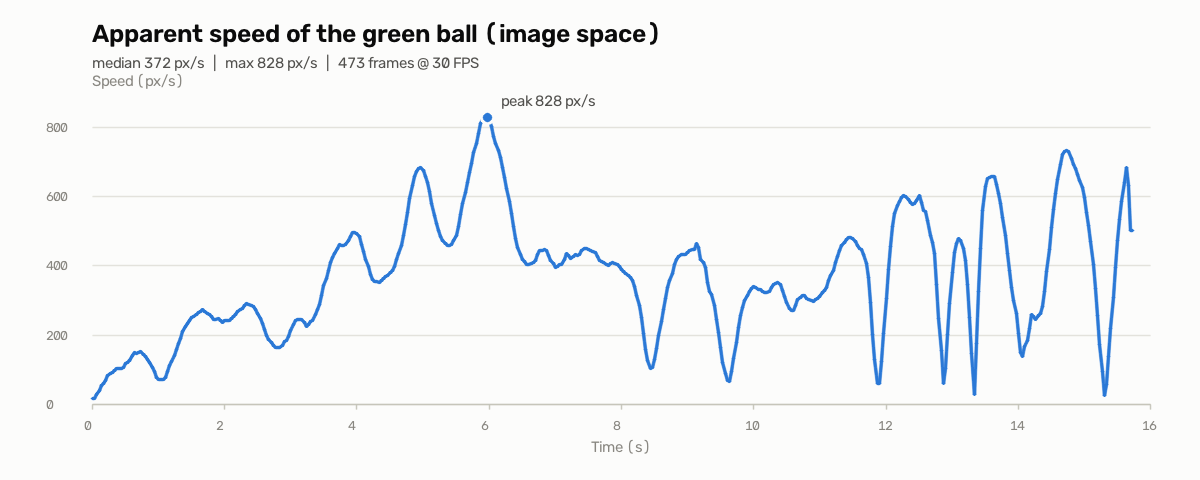
//> input picture homework/hanchen/speed_curve.png, 1200 x 480 px
$ ./main ../hanchen/speed_curve.png   (built with g++ and OpenCV 4)
//> lines starting //> are read from the running program, lines starting //| are printed output that depends on the picture
// ============================================================================
//  机甲大赛视觉作业：识别视频中的绿球，并用箭头标注运动方向和速度变化
//  Green-ball detection & motion tracking with direction/speed arrows
//
//  编译运行详见同目录 README.md
//
//  【整体流程】
//    1. 逐帧读视频 → BGR 转 HSV → 阈值分割出绿色区域（mask）
//    2. 形态学开/闭运算去掉噪点、补上小洞
//    3. findContours 找轮廓 → 用「面积 + 外接矩形长宽比 + 圆形度」三重筛选出球
//    4. 光流估计相机全局运动，把上一帧球心投影到当前帧，得到「球相对场景」的位移
//    5. 位移 × 帧率 = 瞬时速度，再做指数滑动平均(EMA)平滑
//    6. 从球心沿速度方向画箭头，长度正比于速度 → 输出标注后的视频
//
//  作者：xinyusu        环境：Ubuntu + OpenCV 4.x（也可用于 Windows + VS）
// ============================================================================

#include <opencv2/opencv.hpp>

#include <cmath>
#include <deque>
#include <iostream>
#include <string>
#include <vector>

// ----------------------------------------------------------------------------
// 可调参数集中放在这里，方便对照调试
// ----------------------------------------------------------------------------
struct Params {
    // ---- 绿色阈值（HSV）。H: 色相 0~179, S: 饱和度 0~255, V: 亮度 0~255 ----
    int    h_lo = 30, h_hi = 95;
    int    s_lo = 40, s_hi = 255;
    int    v_lo = 40, v_hi = 255;

    // ---- 轮廓筛选 ----
    double min_area = 1500.0;   // 面积太小的一律当噪点扔掉
    double min_circ = 0.65;     // 圆形度 4*pi*A/P^2，越接近 1 越像圆
    double ar_lo    = 0.75;     // 外接矩形宽高比下限（圆柱侧面是细长条，会被滤掉）
    double ar_hi    = 1.30;     // 宽高比上限
    double assoc_dist = 250.0;  // 与上一帧球心的最大关联距离（像素）
    double area_ratio_lo = 0.35, area_ratio_hi = 2.8;  // 面积突变保护

    // ---- 速度估计 ----
    double alpha      = 0.30;   // EMA 平滑系数：越大越灵敏，越小越平滑
    double decay      = 0.80;   // 丢失目标时速度衰减系数
    double min_speed_show = 25.0;  // 低于该速度(px/s)不画箭头，防止抖动

    // ---- 箭头绘制 ----
    double k_len     = 0.70;    // 箭头长度 = 速度 × k_len（像素）
    double min_arrow = 30.0;    // 箭头最短长度（像素）
    double max_arrow = 260.0;   // 箭头最长长度（像素），防止画到屏幕外
    double speed_ref = 300.0;   // 配色基准速度：达到该速度即显示为最红

    // ---- 其他 ----
    bool  compensate = true;    // 是否做相机全局运动补偿
    int   traj_len   = 90;      // 尾迹长度（帧）
};

// ----------------------------------------------------------------------------
// 一帧里的球检测结果
// ----------------------------------------------------------------------------
struct Ball {
    bool        found = false;
    cv::Point2f center{0.f, 0.f};
    float       radius = 0.f;
    double      area   = 0.0;
};

// ----------------------------------------------------------------------------
// 工具：按 0~max 归一化取值映射到 绿(慢) → 黄 → 红(快) 的颜色
// ----------------------------------------------------------------------------
static cv::Scalar speedColor(double ratio) {
    ratio = std::max(0.0, std::min(1.0, ratio));
    // OpenCV 的 H 在 0~179，60 是绿色，0 是红色
    int hue = static_cast<int>(60.0 * (1.0 - ratio));
    cv::Mat hsv(1, 1, CV_8UC3, cv::Scalar(hue, 230, 235));
    cv::Mat bgr;
    cv::cvtColor(hsv, bgr, cv::COLOR_HSV2BGR);
    cv::Vec3b p = bgr.at<cv::Vec3b>(0, 0);
    return cv::Scalar(p[0], p[1], p[2]);  // BGR
}

// ----------------------------------------------------------------------------
// 第 1~3 步：颜色分割 + 形态学 + 轮廓筛选，找出球
//   prev_center / prev_area 用于「时间连续性」关联，避免把绿色圆柱当球
// ----------------------------------------------------------------------------
static Ball detectBall(const cv::Mat& frame, const Params& p,
                       const cv::Point2f& prev_center, double prev_area) {
    Ball ball;

    // (1) BGR → HSV，按阈值分割出绿色像素
    cv::Mat hsv;
    cv::cvtColor(frame, hsv, cv::COLOR_BGR2HSV);
    cv::Mat mask;
    cv::inRange(hsv,
                cv::Scalar(p.h_lo, p.s_lo, p.v_lo),
                cv::Scalar(p.h_hi, p.s_hi, p.v_hi),
                mask);

    // (2) 形态学处理：先开运算(去小白点噪声)，再闭运算(补小洞让球更完整)
    cv::Mat kernel = cv::getStructuringElement(cv::MORPH_ELLIPSE, cv::Size(5, 5));
    cv::morphologyEx(mask, mask, cv::MORPH_OPEN, kernel);
    cv::morphologyEx(mask, mask, cv::MORPH_CLOSE, kernel);

    // (3) 找外轮廓
    std::vector<std::vector<cv::Point>> contours;
    cv::findContours(mask, contours, cv::RETR_EXTERNAL, cv::CHAIN_APPROX_SIMPLE);

    double best_score = -1e9;
    for (const auto& c : contours) {
        double area = cv::contourArea(c);
        if (area < p.min_area) continue;                       // 太小 → 噪点

        double peri = cv::arcLength(c, true);
        if (peri <= 0) continue;
        double circ = 4.0 * CV_PI * area / (peri * peri);      // 圆形度
        if (circ < p.min_circ) continue;                       // 不够圆 → 圆柱侧面等

        cv::Rect box = cv::boundingRect(c);
        if (box.height <= 0) continue;
        double ar = static_cast<double>(box.width) / box.height;
        if (ar < p.ar_lo || ar > p.ar_hi) continue;            // 细长 → 圆柱

        // 圆度 + 面积（球在画面里投影是圆的，宽高比≈1）
        cv::Point2f ctr;
        float radius = 0.f;
        cv::minEnclosingCircle(c, ctr, radius);

        double score = circ * 100.0;                           // 基础分：越圆越好

        // 时间连续性：离上一帧球心越近、面积越接近，得分越高
        if (prev_area > 0) {
            double d = cv::norm(ctr - prev_center);
            double ratio = area / prev_area;
            if (ratio > p.area_ratio_lo && ratio < p.area_ratio_hi) score += 60.0;
            if (d < p.assoc_dist) score += (1.0 - d / p.assoc_dist) * 120.0;
            else score -= 100.0;                               // 跳太远 → 大概率是别的东西
        }

        if (score > best_score) {
            best_score = score;
            ball.found  = true;
            ball.center = ctr;
            ball.radius = radius;
            ball.area   = area;
        }
    }
    return ball;
}

// ----------------------------------------------------------------------------
// 第 4 步：用稀疏光流估计「相机全局运动」，返回 2x3 仿射矩阵
//   原理：在上一帧取一批角点(goodFeaturesToTrack)，用 LK 光流跟踪到当前帧，
//         再 estimateAffinePartial2D 拟合出整体的旋转+缩放+平移
// ----------------------------------------------------------------------------
static bool estimateCameraMotion(const cv::Mat& prev_gray, const cv::Mat& gray,
                                 const std::vector<cv::Point2f>& prev_pts,
                                 cv::Mat& M) {
    if (prev_gray.empty() || prev_pts.size() < 12) return false;

    std::vector<cv::Point2f> next_pts;
    std::vector<uchar> status;
    std::vector<float> err;
    cv::calcOpticalFlowPyrLK(prev_gray, gray, prev_pts, next_pts, status, err,
                             cv::Size(21, 21), 3);

    std::vector<cv::Point2f> src, dst;
    for (size_t i = 0; i < status.size(); ++i) {
        if (status[i]) { src.push_back(prev_pts[i]); dst.push_back(next_pts[i]); }
    }
    if (src.size() < 12) return false;

    M = cv::estimateAffinePartial2D(src, dst, cv::noArray(),
                                    cv::RANSAC, 3.0, 2000, 0.99, 10);
    return !M.empty();
}

// ----------------------------------------------------------------------------
// 主流程
// ----------------------------------------------------------------------------
int main(int argc, char** argv) {
    // ---- 命令行参数：输入视频、输出视频，可选 --no-compensate ----
    std::string in_path  = "homework.mp4";
    std::string out_path = "output_green_ball.mp4";
    Params p;
    int pos = 0;   // 位置参数计数：第 1 个是输入，第 2 个是输出
    for (int i = 1; i < argc; ++i) {
        std::string a = argv[i];
        if (a == "--no-compensate") {
            p.compensate = false;
        } else if (a == "--in" && i + 1 < argc) {
            in_path = argv[++i];
        } else if (a == "--out" && i + 1 < argc) {
            out_path = argv[++i];
        } else if (pos == 0) {
            in_path = a;  ++pos;   // 第一个位置参数 → 输入视频
        } else if (pos == 1) {
            out_path = a; ++pos;   // 第二个位置参数 → 输出视频
        }
    }

    cv::VideoCapture cap(in_path);
    if (!cap.isOpened()) {
        std::cerr << "[错误] 打不开视频：" << in_path << std::endl;
        return -1;
    }
    double fps    = cap.get(cv::CAP_PROP_FPS);
    if (fps <= 1.0) fps = 30.0;
    int    width  = static_cast<int>(cap.get(cv::CAP_PROP_FRAME_WIDTH));
    int    height = static_cast<int>(cap.get(cv::CAP_PROP_FRAME_HEIGHT));
    double total  = cap.get(cv::CAP_PROP_FRAME_COUNT);
    std::cout << "[信息] 视频 " << width << "x" << height << " @" << fps
              << "fps, 共 " << total << " 帧" << std::endl;

    // ---- 输出视频：优先 mp4v(mp4)，失败则退回 MJPG(avi) ----
    cv::VideoWriter writer;
    bool ok = writer.open(out_path, cv::VideoWriter::fourcc('m', 'p', '4', 'v'),
                          fps, cv::Size(width, height));
    if (!ok) {
        out_path = "output_green_ball.avi";
        writer.open(out_path, cv::VideoWriter::fourcc('M', 'J', 'P', 'G'),
                    fps, cv::Size(width, height));
        std::cout << "[警告] mp4v 编码不可用，改用 MJPG/avi" << std::endl;
    }
    std::cout << "[信息] 输出文件：" << out_path << std::endl;

    // ---- 状态变量 ----
    cv::Mat prev_gray;
    std::vector<cv::Point2f> prev_pts;
    cv::Point2f prev_center(0.f, 0.f);
    double      prev_area = 0.0;
    bool        has_prev  = false;
    double      vx = 0.0, vy = 0.0;          // 平滑后的速度 (px/s)
    double      max_speed_seen = 1.0;        // 用于箭头配色的速度上限
    std::deque<cv::Point2f> traj;            // 球心尾迹（稳定坐标系）
    // 把每帧「球相对场景的位移」累加起来，得到不随镜头晃动的轨迹，
    // 这样尾迹才能真正反映球的运动，而不是镜头的运动
    cv::Point2f stab_center(0.f, 0.f);
    bool        stab_init = false;

    int frame_id = 0;
    cv::Mat frame;
    while (cap.read(frame)) {
//> frame is the input picture: 480 rows x 1200 cols, CV_8UC3; mean B, G, R 247.2, 246.1, 244.4
        double t = frame_id / fps;
        cv::Mat gray;
        cv::cvtColor(frame, gray, cv::COLOR_BGR2GRAY);
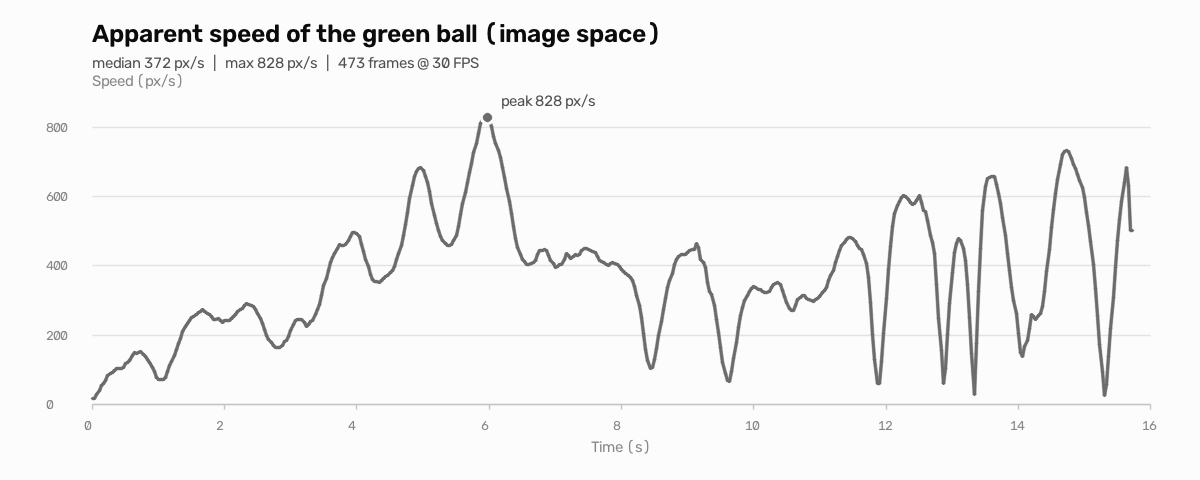
//> gray: 480 rows x 1200 cols, CV_8UC1; min 11, max 252, mean 245.8

        // ===== 1~3. 找球 =====
        Ball ball = detectBall(frame, p,
                               has_prev ? prev_center : cv::Point2f(0, 0),
                               has_prev ? prev_area : 0.0);
//> in detectBall, `cv::cvtColor(frame, hsv, cv::COLOR_BGR2HSV);`: hsv: 480 rows x 1200 cols, CV_8UC3; mean H, S, V 32.2, 5.7, 248.3
//> in detectBall, `cv::inRange(hsv, cv::Scalar(p.h_lo, p.s_lo, p.v_lo), cv::Scalar(p.h_hi..`: mask: 480 rows x 1200 cols, CV_8UC1; every value is 0
//> in detectBall, `cv::findContours(mask, contours, cv::RETR_EXTERNAL, cv::CHAIN_APPROX_S..`: contours = 0 contours
//> after the loop in detectBall, `for (const auto& c : contours)`: best_score = -1e+09; ball.found = false; ball.radius = 0

        // ===== 4. 相机全局运动补偿 =====
        cv::Mat M;
        bool has_M = false;
        if (p.compensate && has_prev && ball.found)
            has_M = estimateCameraMotion(prev_gray, gray, prev_pts, M);

        // ===== 5. 速度估计 =====
        bool moved_ok = false;
        if (ball.found && has_prev) {
            cv::Point2f ref = prev_center;          // 上一帧球心
            if (has_M) {                            // 投影到当前帧坐标系
                cv::Mat pv = (cv::Mat_<double>(3, 1) << ref.x, ref.y, 1.0);
                cv::Mat pj = M * pv;
                ref = cv::Point2f(static_cast<float>(pj.at<double>(0)),
                                  static_cast<float>(pj.at<double>(1)));
            }
            double dt = 1.0 / fps;
            double ivx = (ball.center.x - ref.x) / dt;   // 瞬时速度
            double ivy = (ball.center.y - ref.y) / dt;

            if (std::hypot(vx, vy) < 1e-6) { vx = ivx; vy = ivy; }   // 首帧直接赋值
            else {                                                    // EMA 平滑
                vx = p.alpha * ivx + (1.0 - p.alpha) * vx;
                vy = p.alpha * ivy + (1.0 - p.alpha) * vy;
            }

            // 累加「球相对场景」的位移 → 得到不随镜头晃动的轨迹
            if (!stab_init) { stab_center = ball.center; stab_init = true; }
            else            { stab_center += (ball.center - ref); }
            moved_ok = true;
        } else if (!ball.found) {
            vx *= p.decay;   // 目标丢失 → 速度逐渐衰减，避免箭头突然消失
//> vx = 0
            vy *= p.decay;
//> vy = 0
        }

        double speed = std::hypot(vx, vy);
//> speed = 0
        max_speed_seen = std::max(max_speed_seen, speed);
//> max_speed_seen = 1
        cv::Point2f center = ball.found ? ball.center : prev_center;
//> center = Point(0, 0)

        // ===== 尾迹 =====
        if (ball.found) {
            traj.push_back(stab_init ? stab_center : ball.center);
            while (static_cast<int>(traj.size()) > p.traj_len) traj.pop_front();
        }

        // ===== 6. 画标注 =====
        // 颜色映射：慢 → 绿，快 → 红。配色基准取 speed_ref（防止低速时永远全绿）
        cv::Scalar color = speedColor(speed / std::max(p.speed_ref, max_speed_seen));
//> in speedColor, `ratio = std::max(0.0, std::min(1.0, ratio));`: ratio = 0
//> in speedColor, `int hue = static_cast<int>(60.0 * (1.0 - ratio));`: hue = 60
//> in speedColor, `cv::Mat hsv(1, 1, CV_8UC3, cv::Scalar(hue, 230, 235));`: hsv = [[60, 230, 235]]
//> in speedColor, `cv::cvtColor(hsv, bgr, cv::COLOR_HSV2BGR);`: bgr = [[23, 235, 23]]
//> in speedColor, `cv::Vec3b p = bgr.at<cv::Vec3b>(0, 0);`: p = [23, 235, 23]
//> color = Scalar(23, 235, 23)

        if (ball.found) {
            // 球的轮廓圆
            cv::circle(frame, ball.center, static_cast<int>(ball.radius * 1.05),
                       color, 2, cv::LINE_AA);
            cv::circle(frame, ball.center, 4, cv::Scalar(255, 255, 255), -1, cv::LINE_AA);
        }

        // 尾迹折线：越靠近当前位置越亮。因为尾迹记的是稳定坐标系里的位置，
        // 绘制时整体平移到球心，让尾迹末端始终贴合球 → 既反映真实运动又不脱离球
        if (ball.found && traj.size() > 1) {
            cv::Point2f off = ball.center - traj.back();
            for (size_t i = 1; i < traj.size(); ++i) {
                double r = static_cast<double>(i) / traj.size();
                cv::line(frame, traj[i - 1] + off, traj[i] + off,
                         cv::Scalar(60 + 195 * r, 80 + 175 * r, 0), 2, cv::LINE_AA);
            }
        }

        // 速度箭头：方向 = 速度方向，长度 ∝ 速度大小
        if (speed > p.min_speed_show && has_prev) {
            double len = std::min(p.max_arrow, std::max(p.min_arrow, speed * p.k_len));
            cv::Point2f tip = center + cv::Point2f(static_cast<float>(vx / speed * len),
                                                   static_cast<float>(vy / speed * len));
            cv::arrowedLine(frame, center, tip, color, 3, cv::LINE_AA, 0, 0.25);

            // 箭头长度数值提示
            char buf[64];
            std::snprintf(buf, sizeof(buf), "v=%.0f px/s", speed);
            cv::putText(frame, buf, cv::Point(static_cast<int>(center.x) - 55,
                                              static_cast<int>(center.y) - static_cast<int>(ball.radius) - 12),
                        cv::FONT_HERSHEY_SIMPLEX, 0.6, color, 2, cv::LINE_AA);
        }

        // 左上角信息栏
        char info[128];
        std::snprintf(info, sizeof(info), "frame %d  t=%.2fs  speed=%.0f px/s  %s",
                      frame_id, t, speed,
                      ball.found ? "TRACKING" : "LOST");
//> info = "frame 0  t=0.00s  speed=0 px/s  LOST"
        cv::putText(frame, info, cv::Point(12, 28), cv::FONT_HERSHEY_SIMPLEX,
                    0.65, cv::Scalar(0, 0, 0), 4, cv::LINE_AA);
        cv::putText(frame, info, cv::Point(12, 28), cv::FONT_HERSHEY_SIMPLEX,
                    0.65, cv::Scalar(255, 255, 255), 2, cv::LINE_AA);
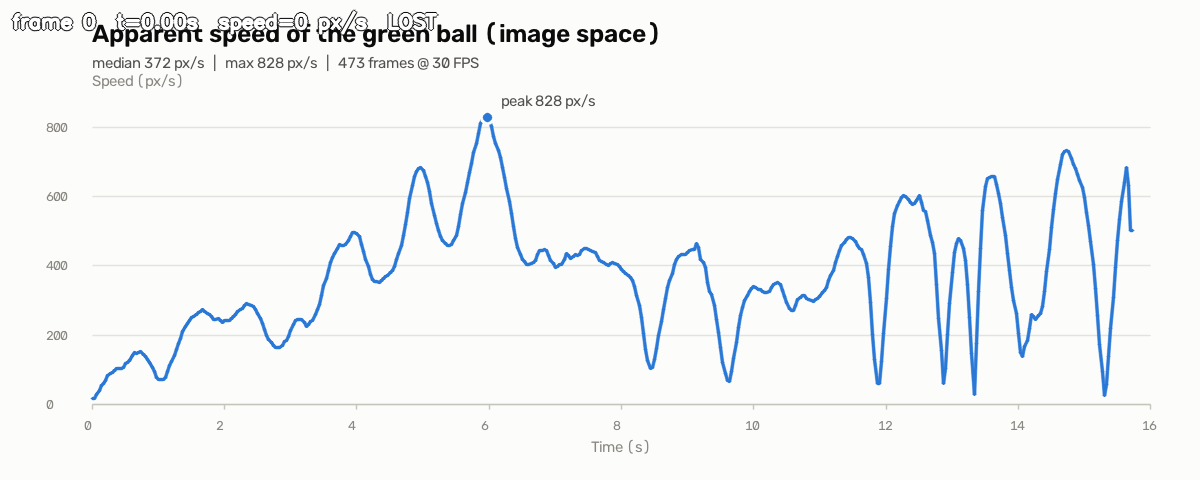
//> frame: 480 rows x 1200 cols, CV_8UC3; mean B, G, R 246.7, 245.6, 243.9

        writer.write(frame);

        // ===== 为下一帧准备 =====
        if (ball.found) { prev_center = ball.center; prev_area = ball.area; has_prev = true; }
        prev_gray = gray;
        prev_pts.clear();
        if (p.compensate) {
            std::vector<cv::Point2f> pts;
            cv::goodFeaturesToTrack(gray, pts, 200, 0.01, 20);
//> pts = 142 Points (x, y), first 12: [309, 30], [201, 30], [503, 25], [637, 37], [561, 37], [406, 37], [347, 37], [256, 37], [168, 37], [581, 32], [99, 34], [609, 38]
            prev_pts = pts;
//> prev_pts has the same summary as pts
        }
        ++frame_id;
    }

    cap.release();
    writer.release();
    std::cout << "[完成] 共处理 " << frame_id << " 帧，输出：" << out_path << std::endl;
    return 0;
}
